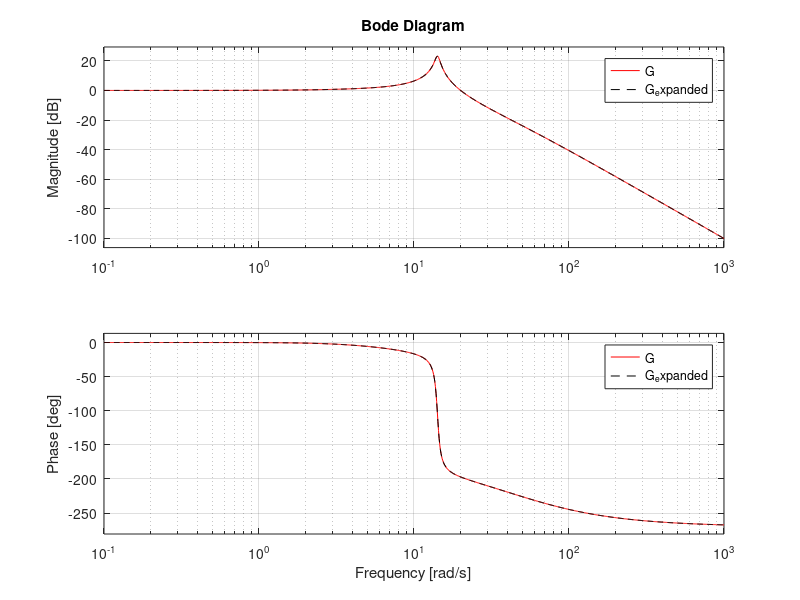
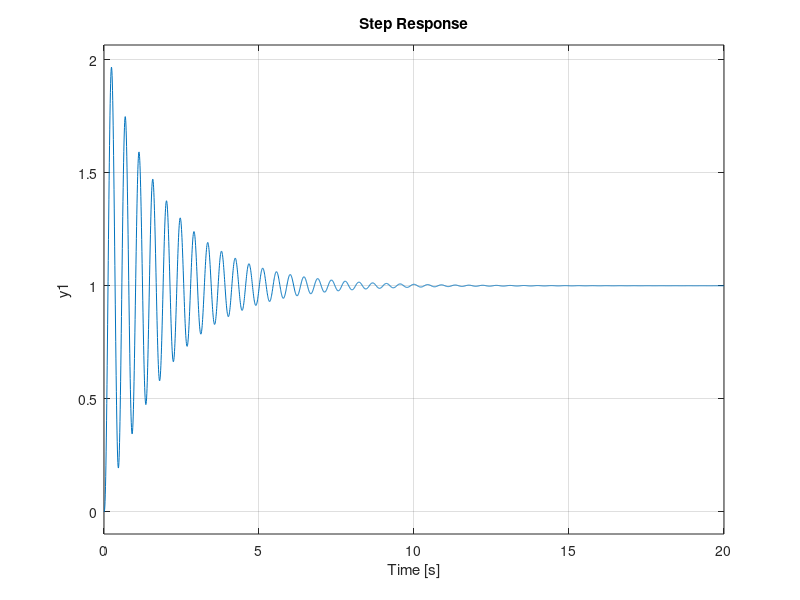

Here is the MATLAB script that generated these plots, in order:

%Problem 2
m1=100; m2=25; b=1000; k1=25000; k2=3000;
%%
G1=tf([m1 b (k1+k2)],1);
G2=tf([m2 b k2],[b k2]);
G3=tf([b k2],1);
G4=tf(k1,1);
G=G4/(G1*G2-G3);
G_expanded=tf([k1*b k1*k2],[m1*m2 (m1+m2)*b (k1*m2+(m1+m2)*k2) k1*b k1*k2])
figure(1)
bode(G,'r',G_expanded,'--k')
figure(2)
step(G)
